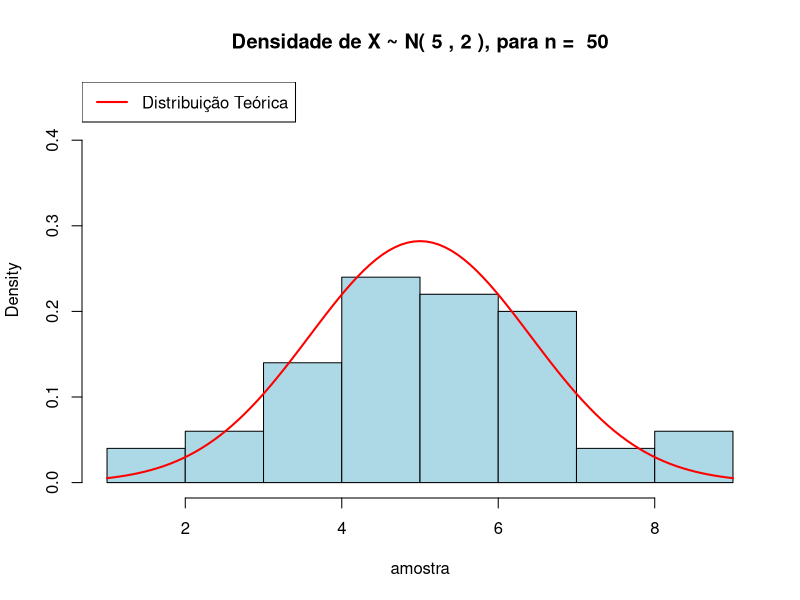
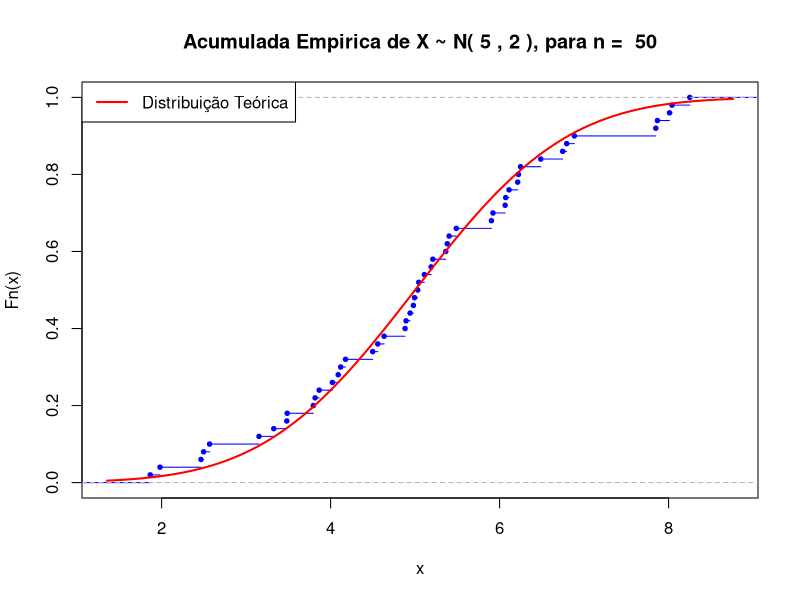
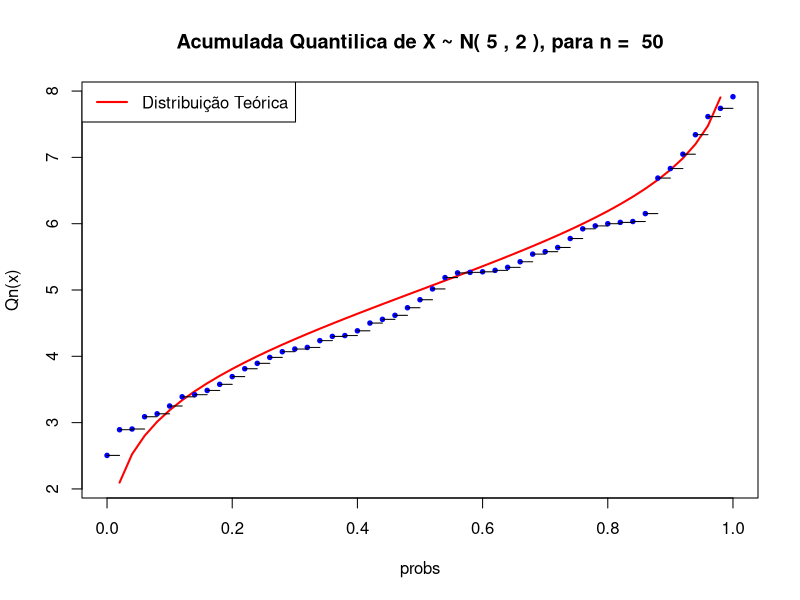
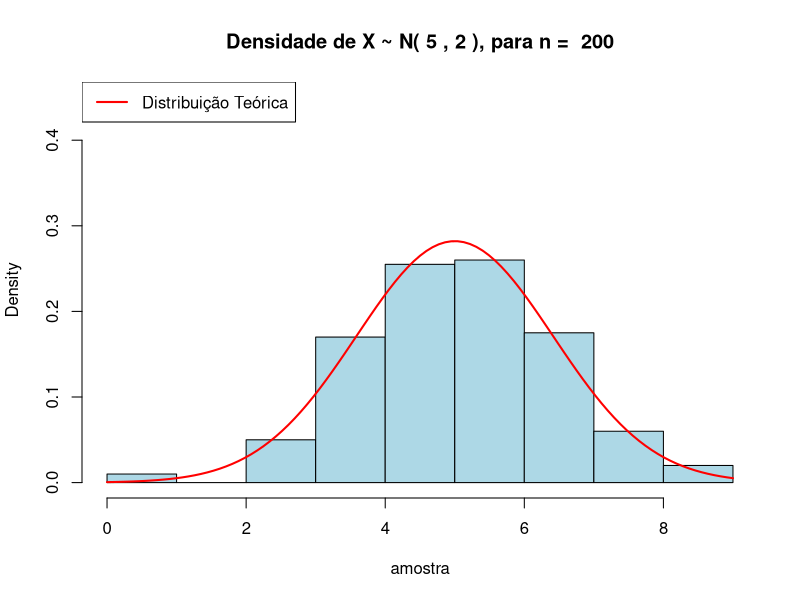
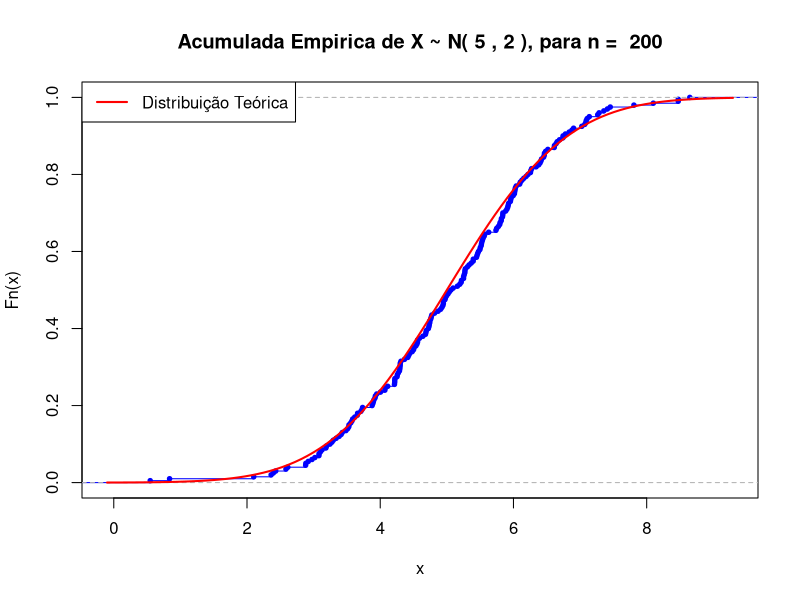
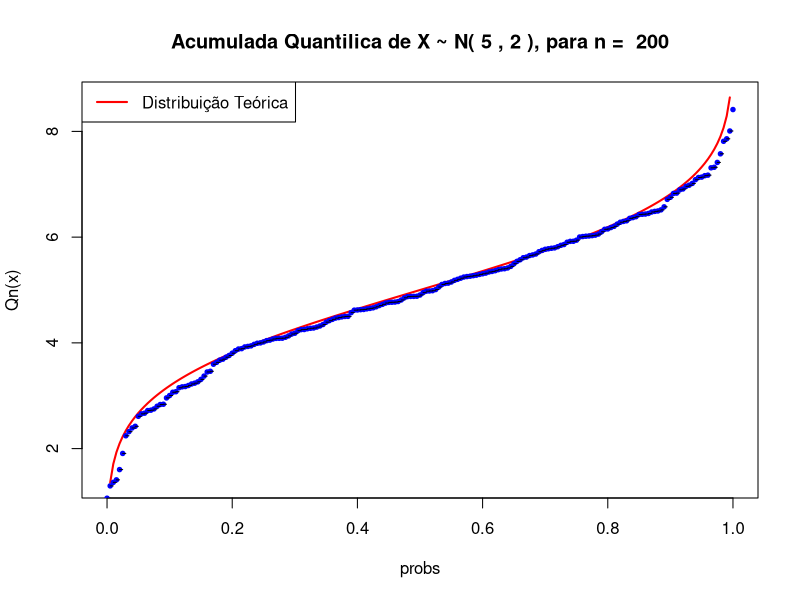
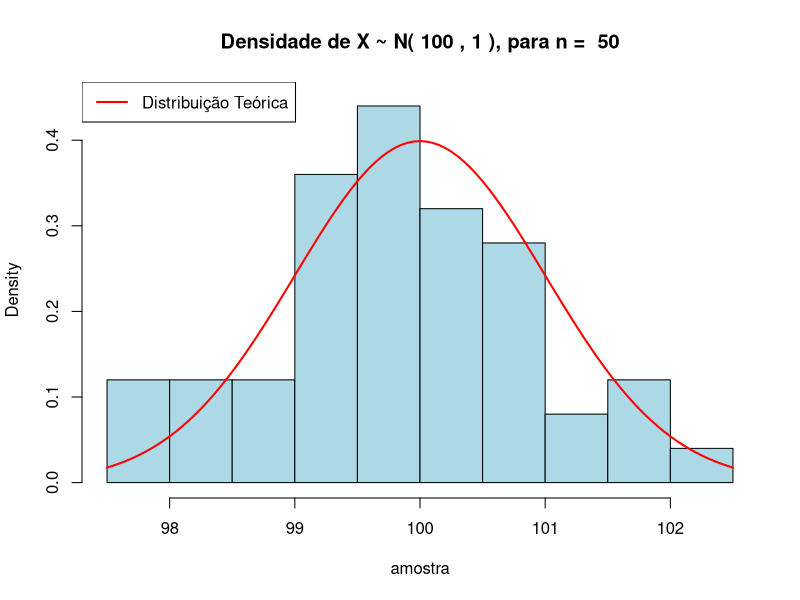
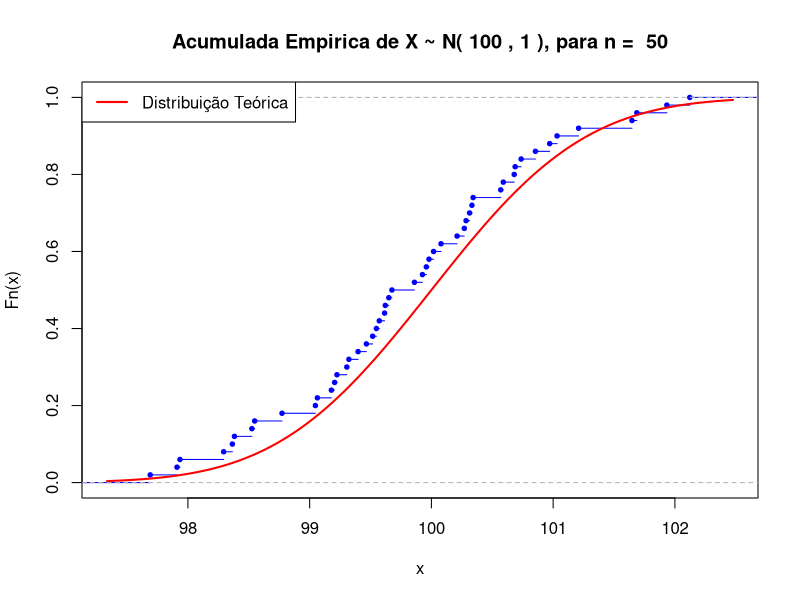

These figures' R source, in order:
## ---- chunk 1

set.seed(666)

plot_normal <- function(n, mu, variance){

unif<-runif(n,0,1)
amostra<-qnorm(p = unif,mean = mu,sd = sqrt(variance))

# Histograma de Densidade

hist(amostra, freq = FALSE, col = 'lightblue', 
     main = paste('Densidade de X ~ N(',mu,',',variance,'), para n = ',n), 
     ylim = c(0,0.45))
curve(dnorm(x,mu,sqrt(variance)), add = TRUE, col = "red", lwd = 2)
legend("topleft", legend = "Distribuição Teórica", col = "red", lwd = 2)


# Distribuicao Acumulada Empirica

plot(ecdf(amostra), col = 'blue', 
     main = paste('Acumulada Empirica de X ~ N(',mu,',',variance,'), para n = ',n),
     cex =0.6)
curve(pnorm(x, mu,sqrt(variance)), add = TRUE, col = "red", lwd = 2)
legend("topleft", legend = "Distribuição Teórica", col = "red", lwd = 2)

# Funcao Quantil

x=rnorm(n, mu, sqrt(variance))
n=length(x)
u=seq(0,1,by=1/n)         
Qn=quantile(x,u)
plot(u,qnorm(u, mu, sqrt(variance)),type="l", col = "red", lwd = 2, main = 
       paste('Acumulada Quantilica de X ~ N(',mu,',',variance,'), para n = ',n),
     xlab = 'probs', ylab = 'Qn(x)')
points(u,Qn,pch=19, cex = 0.6, col = 'blue')
for (i in 1:n){  
lines(c(u[i],u[i+1]),c(Qn[i],Qn[i]))

}

legend("topleft", legend = "Distribuição Teórica", col = "red", lwd = 2)
}


plot_normal(50,5,2)
plot_normal(200,5,2)
plot_normal(50,100,1)



## ---- chunk 2

set.seed(616)

plot_expo <- function(n, lambda){

unif<-runif(n,0,1)
amostra<-qexp(p = unif,rate = lambda)

# Histograma de Densidade

hist(amostra, freq = FALSE, col = 'lightpink', 
     main = paste('Densidade de X ~ Exp(',lambda,'), para n = ',n))
curve(dexp(x,lambda), add = TRUE, col = "red", lwd = 2)
legend("topright", legend = "Distribuição Teórica", col = "red", lwd = 2)


# Distribuicao Acumulada Empirica

plot(ecdf(amostra), col = 'pink3', 
     main = paste('Acumulada Empirica de X ~ Exp(',lambda,'), para n = ',n),
     cex =0.6)
curve(pexp(x, lambda), add = TRUE, col = "red", lwd = 2)
legend("bottomright", legend = "Distribuição Teórica", col = "red", lwd = 2)

# Funcao Quantil

x=rexp(n, lambda)
n=length(x)
u=seq(0,1,by=1/n)         
Qn=quantile(x,u)
plot(u,qexp(u, lambda),type="l", col = "red", lwd = 2, main = 
       paste('Acumulada Quantilica de X ~ Exp(',lambda,'), para n = ',n),
     xlab = 'probs', ylab = 'Qn(x)')
points(u,Qn,pch=19, cex = 0.6, col = 'pink3')
for (i in 1:n){  
lines(c(u[i],u[i+1]),c(Qn[i],Qn[i]))

}

legend("topleft", legend = "Distribuição Teórica", col = "red", lwd = 2)
}


plot_expo(50,5)
plot_expo(50,1/5)
plot_expo(200,5)


## ---- chunk 3

set.seed(616)

plot_poi <- function(n, lambda){

unif<-runif(n,0,1)
amostra<-qpois(p = unif,lambda = lambda)

# Histograma de Densidade

plot(amostra, dpois(amostra, lambda=5), type='h', 
     main = paste('Densidade de X ~ Poisson(',lambda,'), para n = ',n),
     col = 'green4', xlab = 'x', ylab = 'fn(x)')
legend("topright", legend = "Distribuição Teórica", col = "red", lwd = 2)

x<-rpois(10000, lambda)
dpoi <- function(x = x, lbd = lambda) dpois(x,lbd)
curve(dpoi, 0, 100, add = TRUE, lwd = 2, col ='red')


# Distribuicao Acumulada Empirica

plot(ecdf(amostra), col = 'green4', 
     main = paste('Acumulada Empirica de X ~ Poisson(',lambda,'), para n = ',n), 
     cex =0.6)
curve(ppois(x, lambda), add = TRUE, col = "red", lwd = 2)
legend("topleft", legend = "Distribuição Teórica", col = "red", lwd = 2)

# Funcao Quantil

x=rpois(n, lambda)
n=length(x)
u=seq(0,1,by=1/n)         
Qn=quantile(x,u)
plot(u,qpois(u, lambda),type="l", col = "red", lwd = 2, main = 
       paste('Acumulada Quantilica de X ~ Poisson(',lambda,'), para n = ',n),
     xlab = 'probs', ylab = 'Qn(x)')
points(u,Qn,pch=19, cex = 0.6, col = 'green4')
for (i in 1:n){  
lines(c(u[i],u[i+1]),c(Qn[i],Qn[i]))

}

legend("topleft", legend = "Distribuição Teórica", col = "red", lwd = 2)
}


plot_poi(50,5)
plot_poi(100,5)



